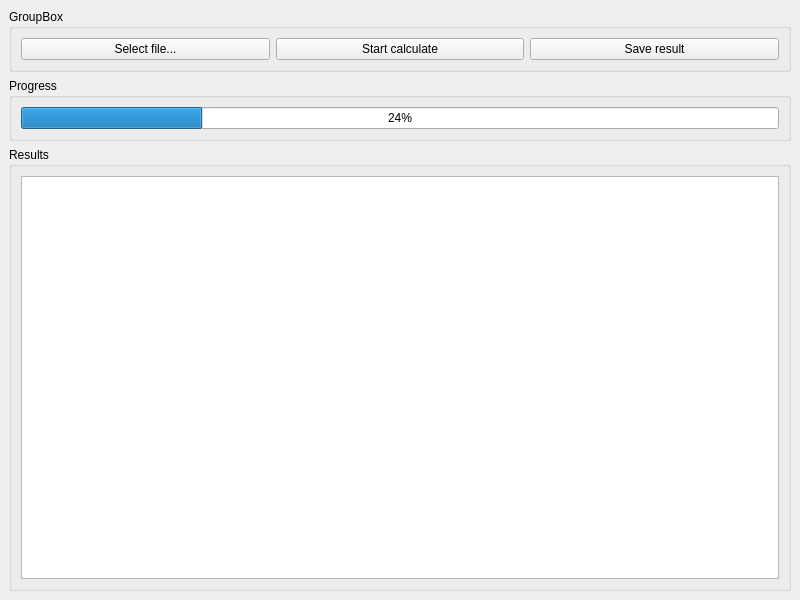
<?xml version="1.0" encoding="UTF-8"?>
<ui version="4.0">
 <class>MainWindow</class>
 <widget class="QMainWindow" name="MainWindow">
  <property name="geometry">
   <rect>
    <x>0</x>
    <y>0</y>
    <width>800</width>
    <height>600</height>
   </rect>
  </property>
  <property name="windowTitle">
   <string>Words counter</string>
  </property>
  <widget class="QWidget" name="centralwidget">
   <layout class="QVBoxLayout" name="verticalLayout">
    <item>
     <widget class="QGroupBox" name="groupBox">
      <property name="title">
       <string>GroupBox</string>
      </property>
      <layout class="QHBoxLayout" name="horizontalLayout">
       <item>
        <widget class="QPushButton" name="selectFile_">
         <property name="text">
          <string>Select file...</string>
         </property>
        </widget>
       </item>
       <item>
        <widget class="QPushButton" name="changeCalculateState_">
         <property name="text">
          <string>Start calculate</string>
         </property>
        </widget>
       </item>
       <item>
        <widget class="QPushButton" name="saveResult_">
         <property name="text">
          <string>Save result</string>
         </property>
        </widget>
       </item>
      </layout>
     </widget>
    </item>
    <item>
     <widget class="QGroupBox" name="groupBox_2">
      <property name="title">
       <string>Progress</string>
      </property>
      <layout class="QHBoxLayout" name="horizontalLayout_2">
       <item>
        <widget class="QProgressBar" name="progressBar_">
         <property name="value">
          <number>24</number>
         </property>
        </widget>
       </item>
      </layout>
     </widget>
    </item>
    <item>
     <widget class="QGroupBox" name="groupBox_3">
      <property name="title">
       <string>Results</string>
      </property>
      <layout class="QVBoxLayout" name="verticalLayout_2">
       <item>
        <widget class="QListWidget" name="resultsView_"/>
       </item>
      </layout>
     </widget>
    </item>
   </layout>
  </widget>
 </widget>
 <resources/>
 <connections/>
</ui>
